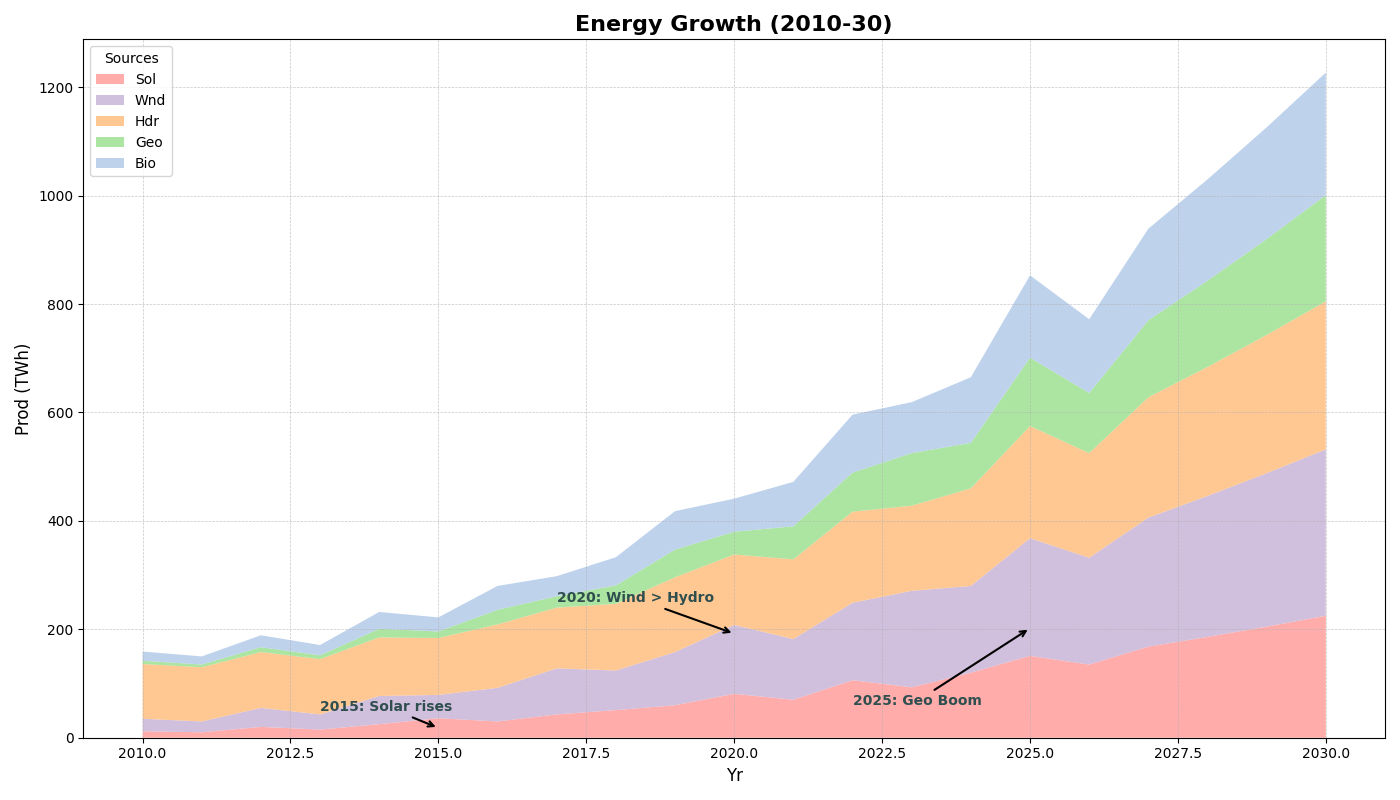

Generate this figure with Python:
import matplotlib.pyplot as plt
import numpy as np

years = np.arange(2010, 2031)
solar_energy = np.array([12, 10, 20, 15, 25, 36, 30, 43, 51, 60, 81, 70, 106, 93, 120, 151, 135, 168, 186, 205, 225])
wind_energy = np.array([23, 20, 35, 28, 52, 43, 62, 85, 73, 98, 127, 112, 143, 178, 160, 217, 197, 238, 260, 283, 307])
hydro_energy = np.array([101, 100, 103, 102, 108, 105, 117, 112, 123, 138, 130, 147, 168, 157, 180, 207, 193, 222, 238, 255, 273])
geothermal_energy = np.array([6, 5, 9, 7, 16, 12, 27, 21, 34, 51, 42, 61, 72, 97, 84, 126, 111, 142, 159, 177, 196])
biomass_energy = np.array([17, 15, 22, 19, 31, 26, 44, 37, 52, 71, 61, 82, 107, 94, 121, 152, 136, 169, 187, 206, 226])

energy_data = np.vstack([solar_energy, wind_energy, hydro_energy, geothermal_energy, biomass_energy])
# New shuffled colors
colors = ['#ff9896', '#c5b0d5', '#ffbb78', '#98df8a', '#aec7e8']

fig, ax = plt.subplots(figsize=(14, 8))
ax.stackplot(years, energy_data, labels=['Sol', 'Wnd', 'Hdr', 'Geo', 'Bio'], colors=colors, alpha=0.8)

ax.set_title("Energy Growth (2010-30)", fontsize=16, weight='bold')
ax.set_xlabel("Yr", fontsize=12)
ax.set_ylabel("Prod (TWh)", fontsize=12)

ax.legend(loc='upper left', fontsize=10, title='Sources')
ax.grid(True, which='both', linestyle='--', linewidth=0.5, alpha=0.7)

ax.annotate('2015: Solar rises', xy=(2015, solar_energy[5] / 2), xytext=(2013, 50),
            arrowprops=dict(facecolor='black', arrowstyle='->', lw=1.5),
            fontsize=10, fontweight='bold', color='darkslategray')
ax.annotate('2020: Wind > Hydro', xy=(2020, wind_energy[10] + hydro_energy[10] / 2), xytext=(2017, 250),
            arrowprops=dict(facecolor='black', arrowstyle='->', lw=1.5),
            fontsize=10, fontweight='bold', color='darkslategray')
ax.annotate('2025: Geo Boom', xy=(2025, geothermal_energy[15] + biomass_energy[15] / 2), xytext=(2022, 60),
            arrowprops=dict(facecolor='black', arrowstyle='->', lw=1.5),
            fontsize=10, fontweight='bold', color='darkslategray')

plt.tight_layout()
plt.show()
